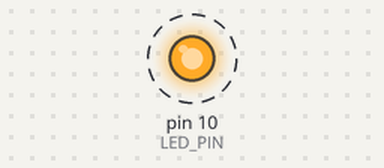
A sketch run on a simulated Arduino Uno, built with avr-gcc and run on an emulated ATmega328P. On the bench: output pins drawn as LEDs (lit = HIGH). Dashed ring = blinking.

Above: at 0.2 s.
Timing chart, 0 to 3.0 s (numbered marks = the images above):
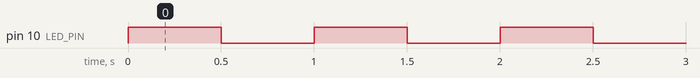

The sketch:

01-simple-blink.ino
```cpp
// (licence header left out)
const uint8_t LED_PIN {10};
const uint16_t DELAY {500}; // Time expressed in ms.

void setup() {
  pinMode(LED_PIN, OUTPUT);
}

void loop() {
  digitalWrite(LED_PIN, HIGH);
  delay(DELAY);
  digitalWrite(LED_PIN, LOW);
  delay(DELAY);
}
```

Measured:
- by itself, pin 10 (LED_PIN): alternates HIGH for 0.50 s and LOW for 0.50 s
